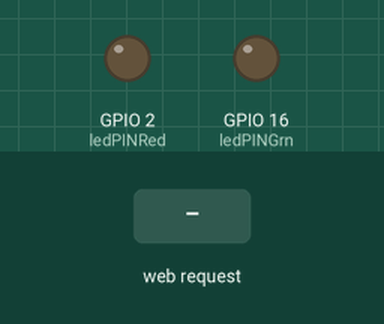
Recording of a sketch running on a simulated ESP32. Parts: output pins drawn as LEDs (lit = HIGH). Inputs (shaded band) come from the test bench. WiFi joins after 1.5 s; servers stay silent unless stated; what the sketch prints to the serial monitor is not drawn.

Above: at 2.7 s.
2.8 s: HTTP request GET /HR received
At 4.0 s:
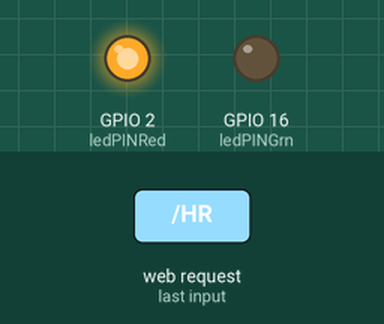
4.3 s: HTTP request GET /HG received
At 5.3 s:
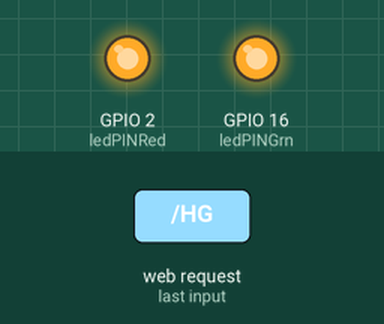
5.8 s: HTTP request GET /LR received
At 6.4 s:
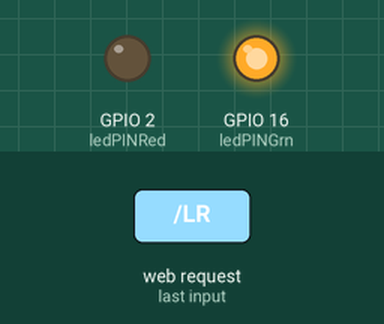
Timing chart, 0 to 8.8 s (numbered marks = the images above; inputs shaded):
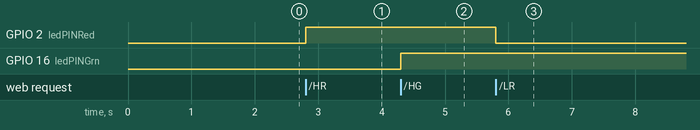

The sketch:

LED_wifi.ino
```cpp
#include <WiFi.h>
const char* ssid     = "vivo123";
const char* password = "123456789";
#define ledPINRed 2
#define ledPINGrn 16
WiFiServer server(80);
void setup()
{
    Serial.begin(115200);
    pinMode(ledPINRed, OUTPUT);      // set the LED pin mode
    pinMode(ledPINGrn, OUTPUT);      // set the LED pin mode
    delay(10);
    // We start by connecting to a WiFi network
    Serial.println();
    Serial.println();
    Serial.print("Connecting to ");
    Serial.println(ssid);
    WiFi.begin(ssid, password);
    while (WiFi.status() != WL_CONNECTED) {
        delay(500);
        Serial.print(".");
    }
    Serial.println("");
    Serial.println("WiFi connected.");
    Serial.println("IP address: ");
    Serial.println(WiFi.localIP());

    server.begin();
}
int value = 0;
void loop(){
 WiFiClient client = server.available();   // listen for incoming clients
  if (client) {                             // if you get a client,
    Serial.println("New Client.");           // print a message out the serial port
    String currentLine = "";                // make a String to hold incoming data from the client
    while (client.connected()) {            // loop while the client's connected
      if (client.available()) {             // if there's bytes to read from the client,
        char c = client.read();             // read a byte, then
        Serial.write(c);                    // print it out the serial monitor
        if (c == '\n') {                    // if the byte is a newline character
          // if the current line is blank, you got two newline characters in a row.
          // that's the end of the client HTTP request, so send a response:
          if (currentLine.length() == 0) {
            // HTTP headers always start with a response code (e.g. HTTP/1.1 200 OK)
            // and a content-type so the client knows what's coming, then a blank line:
            client.println("HTTP/1.1 200 OK");
            client.println("Content-type:text/html");
            client.println();
            client.println("<html>");
            client.println("<head>");
            client.println("<meta name=\"viewport\" content=\"width=device-width, initial-scale=1.0\">");
            client.println("<link rel=\"stylesheet\" href=\"https://maxcdn.bootstrapcdn.com/bootstrap/3.4.0/css/bootstrap.min.css\">");
            client.println("<script src=\"https://ajax.googleapis.com/ajax/libs/jquery/3.4.1/jquery.min.js\"></script>");
            client.println("<script src=\"https://maxcdn.bootstrapcdn.com/bootstrap/3.4.0/js/bootstrap.min.js\"></script>");
            client.println("</head>");
            client.println("<body>");


            client.println();
            // the content of the HTTP response follows the header:

            client.print("<div class=\"container\">");
            client.print("<div class=\"row text-center\">");
            client.print("<div class=\"col-12\">");
            client.print("<a class=\"btn btn-lg btn-danger\" href=\"/HR\" style=\"margin-top:0.5em;margin-right:0.5em;padding-right:2em;margin-left:0.5em;padding-left: 2em;\">on</a>");
            client.print("<a class=\"btn btn-lg btn-danger\" href=\"/LR\" style=\"margin-top:0.5em;margin-right:0.5em;padding-right:2em;margin-left:0.5em;padding-left: 2em;\">off</a>");
            client.print("</div>");

            client.print("<div class=\"col-12\">");
            client.print("<a class=\"btn btn-lg btn-success\" href=\"/HG\" style=\"margin-top:0.5em;margin-right:0.5em;padding-right:2em;margin-left:0.5em;padding-left: 2em;\">on</a>");
            client.print("<a class=\"btn btn-lg btn-success\" href=\"/LG\" style=\"margin-top:0.5em;margin-right:0.5em;padding-right:2em;margin-left:0.5em;padding-left: 2em;\">off</a>");
            client.print("</div>");
            client.print("</div>");
            client.print("</div>");

            client.print("</body>");
            client.print("</html>");


            // The HTTP response ends with another blank line:
            client.println();
            // break out of the while loop:
            break;
          } else {    // if you got a newline, then clear currentLine:
            currentLine = "";
          }
        } else if (c != '\r') {  // if you got anything else but a carriage return character,
          currentLine += c;      // add it to the end of the currentLine
        }


         // Check to see if the client request was "GET /H" or "GET /L":
        if (currentLine.endsWith("GET /HR")) {
          digitalWrite(ledPINRed, HIGH);               // GET /H turns the LED on
        }
        if (currentLine.endsWith("GET /LR")) {
          digitalWrite(ledPINRed, LOW);                // GET /L turns the LED off
        }

         // Check to see if the client request was "GET /H" or "GET /L":
        if (currentLine.endsWith("GET /HG")) {
          digitalWrite(ledPINGrn, HIGH);               // GET /H turns the LED on
        }
        if (currentLine.endsWith("GET /LG")) {
          digitalWrite(ledPINGrn, LOW);                // GET /L turns the LED off
        }
      }
    }
    // close the connection:
    client.stop();
    Serial.println("Client Disconnected.");
  }
}
```

Measured:
- after the input at 2.8 s, GPIO 2 (ledPINRed): LOW → HIGH at once
- after the input at 4.3 s, GPIO 16 (ledPINGrn): LOW → HIGH at once
- after the input at 5.8 s, GPIO 2 (ledPINRed): HIGH → LOW at once
